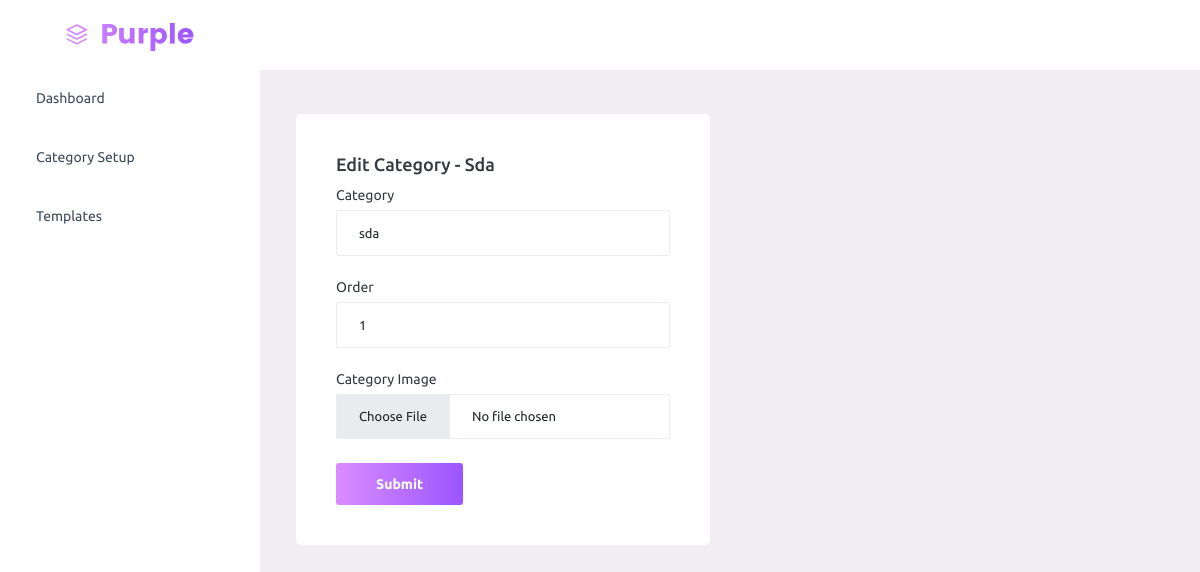
Screenshot of /edit_category/1 (signed in) with the database file from the repository.
### adminpanel/models.py (models this page shows, shortened)
class Category(models.Model):
    category = models.CharField(max_length=100, unique=True)
    category_image = models.ImageField(null=True, upload_to="category_images/")
    order = models.IntegerField(null=True)
    STATUS_CHOICES = (("active", "active"), ("inactive", "inactive"))
    status = models.CharField(max_length=100, choices=STATUS_CHOICES, default="active")
    created = models.DateTimeField(auto_now_add=True, null=True)

### adminpanel/views.py (the view)
# urls.py: path('edit_category/<int:id>', views.edit_category, name='edit_category'),
@login_required
def edit_category(request,id):
    if request.method == "POST":
        cat_category = request.POST.get("category")
        order = request.POST.get("order")
        if request.FILES and request.FILES["category_image"]:
            category_image = request.FILES["category_image"]
        else:
            category_image = None
        new_category = Category.objects.get(id=id)
        new_category.category = cat_category
        new_category.order = order
        if category_image:
            new_category.category_image = category_image
        new_category.save()
        messages.info(request, "Category edited successfully.")
        return redirect(category)
    else:
        cat_data = Category.objects.get(id=id)
        context = {
            "cat_data":cat_data
        }
    return render(request, "admin/edit_category.html",context)

### templates/admin/edit_category.html (shortened to what this page needs)
{% load static %}
{% include 'admin/nav.html' %}
<div class="main-panel">
    <div class="content-wrapper">
      <div class="row">
        <div class="col-md-6 grid-margin stretch-card">
          <div class="card">
            <div class="card-body">
              <h4 class="card-title">Edit Category - {{ cat_data.category }}</h4>
              <form class="forms-sample" action="{% url 'edit_category' id=cat_data.id %}" method="post" enctype="multipart/form-data">
                <div class="form-group">
                  <label for="exampleInputUsername1">Category</label>
                  <input type="text" class="form-control" id="exampleInputUsername1" placeholder="Category" value="{{cat_data.category}}" name="category" required>
                </div>
                <div class="form-group">
                  <label for="exampleInputEmail1">Order</label>
                  <input type="number" class="form-control" id="exampleInputEmail1" placeholder="Order" value="{{cat_data.order}}" name="order" required>
                </div>
                <div class="form-group">
                  <label>Category Image</label>
                  <div class="input-group col-xs-12">
                    <input type="file" class="form-control file-upload-info"  placeholder="Upload Image" name="category_image">
                  </div>
                </div>
                <button type="submit" class="btn btn-gradient-primary me-2">Submit</button>
              </form>
            </div>
          </div>
        </div>
      </div>
    </div>
{% include 'admin/footer.html' %}

### rows the page displays
Category: category "Sda", category "sda", order "1"
